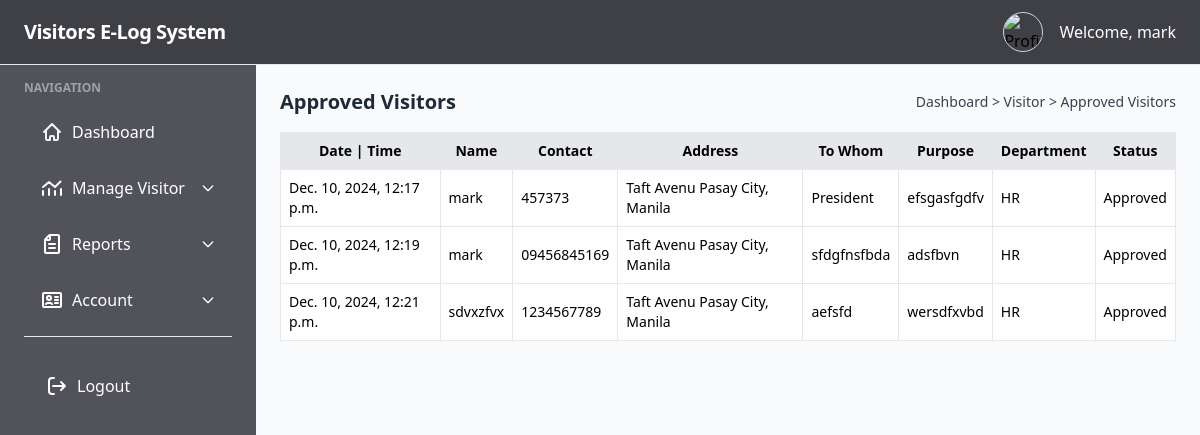
Screenshot of /accounts/visitors/approved/ (signed in) with the database file from the repository.
### accounts/models.py (models this page shows, shortened)
class VisitorLog(models.Model):
    DEPARTMENT_CHOICES = [
        ('HR', 'HR'),
        ('IT', 'IT'),
        ('Admin', 'Admin'),
        ('Finance', 'Finance'),
    ]
    STATUS_CHOICES = [
        ('Pending', 'Pending'),
        ('Approved', 'Approved'),
        ('Denied', 'Denied'),
    ]
    ACTION_CHOICES = [
        ('In', 'In'),
        ('Out', 'Out'),
    ]
    department = models.CharField(max_length=50, choices=DEPARTMENT_CHOICES)
    name = models.CharField(max_length=255)
    address = models.TextField()
    purpose = models.TextField()
    status = models.CharField(max_length=50, choices=STATUS_CHOICES)
    contact = models.CharField(max_length=15)
    to_whom = models.CharField(max_length=255)
    created_at = models.DateTimeField(auto_now_add=True)
    action = models.CharField(max_length=10, choices=ACTION_CHOICES, default='In')

### accounts/views.py (the view)
# urls.py: path('visitors/approved/', views.approved_visitors, name='approved_visitors'),
def approved_visitors(request):
    approved_list = VisitorLog.objects.filter(status='Approved')
    return render(request, 'visitor/approved_list.html', {'visitors': approved_list})

### templates/visitor/approved_list.html (shortened to what this page needs)
{% extends 'components/authLayout.html' %}
{% block content %}
<div class="mb-4 flex justify-between items-center">
    <h1 class="text-xl font-bold text-gray-800">Approved Visitors</h1>
    <h1 class="text-sm font-normal text-gray-700">Dashboard > Visitor > Approved Visitors</h1>
</div>
<div class="overflow-x-auto">
    <table class="min-w-full bg-white border border-gray-200 rounded shadow-md text-sm">
        <thead class="bg-gray-200">
            <tr>
                <th class="px-2 py-2 border">Date | Time</th>
                <th class="px-2 py-2 border">Name</th>
                <th class="px-2 py-2 border">Contact</th>
                <th class="px-2 py-2 border">Address</th>
                <th class="px-2 py-2 border">To Whom</th>
                <th class="px-2 py-2 border">Purpose</th>
                <th class="px-2 py-2 border">Department</th>
                <th class="px-2 py-2 border">Status</th>
            </tr>
        </thead>
        <tbody>
            {% for visitor in visitors %}
            <tr class="hover:bg-gray-100">
                <td class="px-2 py-2 border">{{ visitor.created_at }}</td>
                <td class="px-2 py-2 border">{{ visitor.name }}</td>
                <td class="px-2 py-2 border">{{ visitor.contact }}</td>
                <td class="px-2 py-2 border">{{ visitor.address }}</td>
                <td class="px-2 py-2 border">{{ visitor.to_whom }}</td>
                <td class="px-2 py-2 border">{{ visitor.purpose }}</td>
                <td class="px-2 py-2 border">{{ visitor.department }}</td>
                <td class="px-2 py-2 border">{{ visitor.status }}</td>
            </tr>
            {% empty %}
            <tr>
                <td colspan="8" class="text-center px-2 py-2 border">No approved visitors.</td>
            </tr>
            {% endfor %}
        </tbody>
    </table>
</div>
{% endblock %}

### templates/components/authLayout.html (shortened to what this page needs)
<!DOCTYPE html>
<html lang="en">
<head>
    {% load static %}
    <script src="https://cdn.tailwindcss.com"></script>
</head>
<body class="bg-gray-50 min-h-screen flex flex-col">
    <div class="fixed top-0 left-0 w-full z-50 bg-zinc-700 border-b ">
        <div class="mx-auto max-w-full px-6 ">
            <div class="relative flex h-16 justify-between">
                <div class="flex flex-1 items-stretch justify-start">
                    <a class="flex flex-shrink-0 items-center" href="#">
                        <h1 class="text-xl font-bold tracking-tight text-white">Visitors E-Log System</h1>
                    </a>
                </div>
                <div class="flex-shrink-0 flex py-3 items-center space-x-4">
                    {% if user.is_authenticated %}
                        <img src="{% static 'image/user.jpg' %}"
                             alt="Profile Picture"
                             class="w-10 h-10 rounded-full border border-gray-300">
                        <div class="text-white">
                            <span class="font-medium">Welcome, {{ user.username }}</span>
                        </div>
                    {% endif %}
                </div>
            </div>
        </div>
    </div>
    <div class="flex pt-16">
        <nav class="bg-zinc-600 text-white w-64 min-h-screen flex-shrink-0">
            <div class="px-6 py-4">
                <h2 class="text-xs text-zinc-400 font-semibold uppercase">Navigation</h2>
                <ul class="mt-4 space-y-4">
                    <li>
                        <a href="{% url 'dashboard' %}" class="flex items-center px-4 py-2 text-white hover:bg-zinc-700 rounded">
                            Dashboard
                        </a>
                    </li>
                    <li>
                        <div>
                            <button onclick="toggleDropdown('manageVisitorDropdown')" class="flex items-center w-full px-4 py-2 text-white hover:bg-zinc-700 rounded focus:outline-none">
                                <svg class="w-6 h-6 text-white mr-2" aria-hidden="true" xmlns="http://www.w3.org/2000/svg" width="24" height="24" fill="none" viewBox="0 0 24 24">
                                    <path stroke="currentColor" stroke-linecap="round" stroke-linejoin="round" stroke-width="2" d="M3 15v4m6-6v6m6-4v4m6-6v6M3 11l6-5 6 5 5.5-5.5"/>
                                  </svg>
                                  Manage Visitor
                                <svg class="w-4 h-4 ml-auto" xmlns="http://www.w3.org/2000/svg" fill="none" viewBox="0 0 24 24" stroke="currentColor">
                                    <path stroke-linecap="round" stroke-linejoin="round" stroke-width="2" d="M19 9l-7 7-7-7"/>
                                </svg>
                            </button>
                        </div>
                    </li>
                    <li>
                        <div>
                            <button onclick="toggleDropdown('reportsDropdown')" class="flex items-center w-full px-4 py-2 text-white hover:bg-zinc-700 rounded focus:outline-none">
                                  Reports
                                <svg class="w-4 h-4 ml-auto" xmlns="http://www.w3.org/2000/svg" fill="none" viewBox="0 0 24 24" stroke="currentColor">
                                    <path stroke-linecap="round" stroke-linejoin="round" stroke-width="2" d="M19 9l-7 7-7-7"/>
                                </svg>
                            </button>
                        </div>
                    </li>
                    <li>
                        <div>
                            <button onclick="toggleDropdown('accountDropdown')" class="flex items-center w-full px-4 py-2 text-white hover:bg-zinc-700 rounded focus:outline-none">
                                  Account
                                <svg class="w-4 h-4 ml-auto" xmlns="http://www.w3.org/2000/svg" fill="none" viewBox="0 0 24 24" stroke="currentColor">
                                    <path stroke-linecap="round" stroke-linejoin="round" stroke-width="2" d="M19 9l-7 7-7-7"/>
                                </svg>
                            </button>
                        </div>
                    </li>
                    <li class="border-t border-gray-200">
                    <li>
                        <div class="flex-shrink-0 flex px-2 py-3 items-center space-x-8">
                            {% if user.is_authenticated %}
                            <form action="{% url 'logout' %}" method="post" style="display:inline;">
                                <button type="submit" class="text-white  hover:text-red-400 inline-flex items-center justify-center px-3 py-2 border border-transparent font-medium">
                                    <svg class="w-6 h-6 mr-2 " aria-hidden="true" xmlns="http://www.w3.org/2000/svg" width="24" height="24" fill="none" viewBox="0 0 24 24">
                                        <path stroke="currentColor" stroke-linecap="round" stroke-linejoin="round" stroke-width="2" d="M20 12H8m12 0-4 4m4-4-4-4M9 4H7a3 3 0 0 0-3 3v10a3 3 0 0 0 3 3h2"/>
                                      </svg>
                                      Logout</button>
                            </form>
                            {% endif %}
                        </div>
                    </li>
                </ul>
            </div>
        </nav>
        <main class="flex-grow p-6">
            {% block content %}{% endblock %}
        </main>
    </div>
</body>
</html>

### rows the page displays
VisitorLog: created_at "Dec. 10, 2024, 12:17 p.m.", name "mark", contact "457373", address "Taft Avenu Pasay City, Manila", to_whom "President", purpose "efsgasfgdfv", department "HR", status "Approved"
VisitorLog: created_at "Dec. 10, 2024, 12:19 p.m.", name "mark", contact "09456845169", address "Taft Avenu Pasay City, Manila", to_whom "sfdgfnsfbda", purpose "adsfbvn", department "HR", status "Approved"
VisitorLog: created_at "Dec. 10, 2024, 12:21 p.m.", name "sdvxzfvx", contact "1234567789", address "Taft Avenu Pasay City, Manila", to_whom "aefsfd", purpose "wersdfxvbd", department "HR", status "Approved"

### other values shown
{{ user.username }} "mark"
